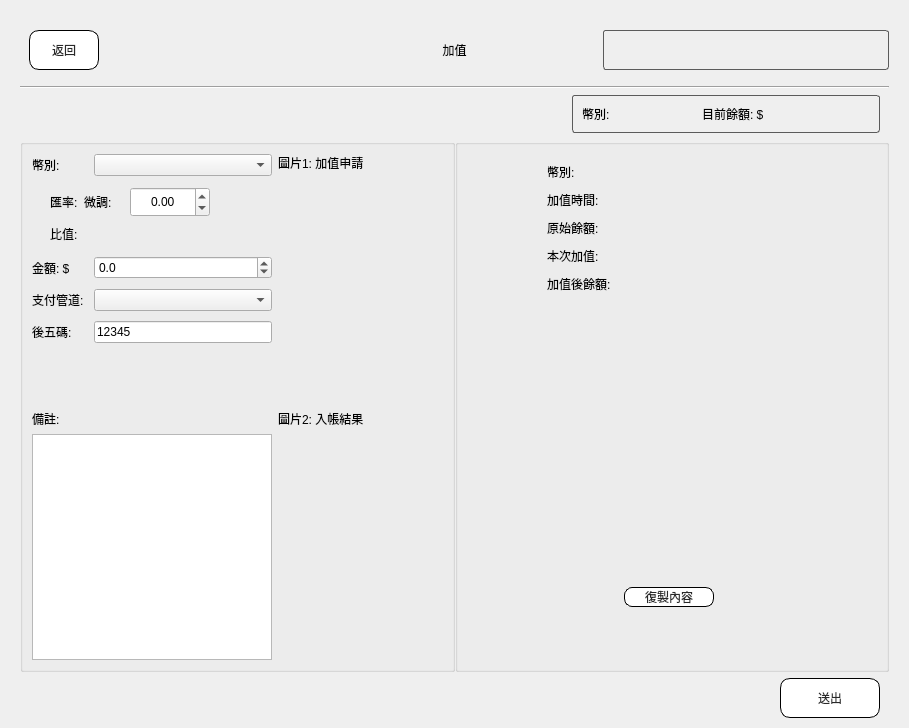
<?xml version="1.0" encoding="UTF-8"?>
<ui version="4.0">
 <class>LayerAddCost</class>
 <widget class="QWidget" name="LayerAddCost">
  <property name="geometry">
   <rect>
    <x>0</x>
    <y>0</y>
    <width>909</width>
    <height>728</height>
   </rect>
  </property>
  <property name="windowTitle">
   <string>Form</string>
  </property>
  <layout class="QGridLayout" name="gridLayout">
   <property name="leftMargin">
    <number>0</number>
   </property>
   <property name="topMargin">
    <number>0</number>
   </property>
   <property name="rightMargin">
    <number>0</number>
   </property>
   <property name="bottomMargin">
    <number>0</number>
   </property>
   <property name="spacing">
    <number>0</number>
   </property>
   <item row="0" column="0">
    <widget class="QWidget" name="wBg" native="true">
     <property name="styleSheet">
      <string notr="true">font: 18px &quot;Microsoft JhengHei UI&quot;;</string>
     </property>
     <layout class="QGridLayout" name="gridLayout_3">
      <property name="leftMargin">
       <number>20</number>
      </property>
      <property name="topMargin">
       <number>20</number>
      </property>
      <property name="rightMargin">
       <number>20</number>
      </property>
      <property name="bottomMargin">
       <number>10</number>
      </property>
      <item row="1" column="0">
       <widget class="Line" name="line">
        <property name="orientation">
         <enum>Qt::Horizontal</enum>
        </property>
       </widget>
      </item>
      <item row="2" column="0">
       <widget class="QWidget" name="wBody" native="true">
        <layout class="QGridLayout" name="gridLayout_4">
         <property name="leftMargin">
          <number>0</number>
         </property>
         <property name="topMargin">
          <number>0</number>
         </property>
         <property name="rightMargin">
          <number>0</number>
         </property>
         <property name="bottomMargin">
          <number>0</number>
         </property>
         <item row="0" column="0">
          <widget class="QWidget" name="widget_2" native="true">
           <layout class="QHBoxLayout" name="horizontalLayout_5">
            <property name="topMargin">
             <number>0</number>
            </property>
            <property name="bottomMargin">
             <number>0</number>
            </property>
            <item>
             <spacer name="horizontalSpacer_2">
              <property name="orientation">
               <enum>Qt::Horizontal</enum>
              </property>
              <property name="sizeHint" stdset="0">
               <size>
                <width>40</width>
                <height>20</height>
               </size>
              </property>
             </spacer>
            </item>
            <item>
             <widget class="QGroupBox" name="groupBox_2">
              <property name="sizePolicy">
               <sizepolicy hsizetype="Fixed" vsizetype="Preferred">
                <horstretch>0</horstretch>
                <verstretch>0</verstretch>
               </sizepolicy>
              </property>
              <property name="minimumSize">
               <size>
                <width>200</width>
                <height>0</height>
               </size>
              </property>
              <property name="styleSheet">
               <string notr="true">QGroupBox{
border-radius:3px;
color: rgb(41,41,41);
border: 1px solid #5b5b5b; }</string>
              </property>
              <layout class="QHBoxLayout" name="horizontalLayout_3">
               <item>
                <widget class="QLabel" name="label">
                 <property name="text">
                  <string>幣別:</string>
                 </property>
                </widget>
               </item>
               <item>
                <widget class="QLabel" name="lbCurrency">
                 <property name="minimumSize">
                  <size>
                   <width>80</width>
                   <height>0</height>
                  </size>
                 </property>
                 <property name="text">
                  <string/>
                 </property>
                </widget>
               </item>
               <item>
                <widget class="QLabel" name="label_3">
                 <property name="text">
                  <string>目前餘額: $</string>
                 </property>
                </widget>
               </item>
               <item>
                <widget class="QLabel" name="lbCurrentCost">
                 <property name="minimumSize">
                  <size>
                   <width>100</width>
                   <height>0</height>
                  </size>
                 </property>
                 <property name="text">
                  <string/>
                 </property>
                </widget>
               </item>
              </layout>
             </widget>
            </item>
           </layout>
          </widget>
         </item>
         <item row="1" column="0">
          <widget class="QWidget" name="widget_6" native="true">
           <property name="sizePolicy">
            <sizepolicy hsizetype="Preferred" vsizetype="Expanding">
             <horstretch>0</horstretch>
             <verstretch>0</verstretch>
            </sizepolicy>
           </property>
           <layout class="QGridLayout" name="gridLayout_5" rowstretch="0" columnstretch="1,1">
            <property name="leftMargin">
             <number>0</number>
            </property>
            <property name="topMargin">
             <number>0</number>
            </property>
            <property name="rightMargin">
             <number>0</number>
            </property>
            <property name="bottomMargin">
             <number>0</number>
            </property>
            <property name="horizontalSpacing">
             <number>0</number>
            </property>
            <property name="verticalSpacing">
             <number>10</number>
            </property>
            <item row="0" column="0">
             <widget class="QGroupBox" name="groupBox_7">
              <property name="minimumSize">
               <size>
                <width>180</width>
                <height>100</height>
               </size>
              </property>
              <property name="maximumSize">
               <size>
                <width>16777215</width>
                <height>16777215</height>
               </size>
              </property>
              <layout class="QGridLayout" name="gridLayout_6" rowstretch="1,1" columnstretch="1,1">
               <item row="0" column="0">
                <widget class="QWidget" name="widget_10" native="true">
                 <property name="sizePolicy">
                  <sizepolicy hsizetype="Fixed" vsizetype="Preferred">
                   <horstretch>0</horstretch>
                   <verstretch>0</verstretch>
                  </sizepolicy>
                 </property>
                 <property name="minimumSize">
                  <size>
                   <width>240</width>
                   <height>0</height>
                  </size>
                 </property>
                 <property name="maximumSize">
                  <size>
                   <width>240</width>
                   <height>16777215</height>
                  </size>
                 </property>
                 <layout class="QFormLayout" name="formLayout">
                  <property name="horizontalSpacing">
                   <number>10</number>
                  </property>
                  <property name="verticalSpacing">
                   <number>10</number>
                  </property>
                  <property name="leftMargin">
                   <number>0</number>
                  </property>
                  <property name="topMargin">
                   <number>0</number>
                  </property>
                  <property name="rightMargin">
                   <number>0</number>
                  </property>
                  <property name="bottomMargin">
                   <number>0</number>
                  </property>
                  <item row="0" column="0">
                   <widget class="QLabel" name="label_5">
                    <property name="text">
                     <string>幣別:</string>
                    </property>
                   </widget>
                  </item>
                  <item row="0" column="1">
                   <widget class="QComboBox" name="cbCurrency">
                    <property name="minimumSize">
                     <size>
                      <width>120</width>
                      <height>0</height>
                     </size>
                    </property>
                    <property name="maximumSize">
                     <size>
                      <width>240</width>
                      <height>16777215</height>
                     </size>
                    </property>
                   </widget>
                  </item>
                  <item row="1" column="0" colspan="2">
                   <widget class="QWidget" name="wRate" native="true">
                    <property name="minimumSize">
                     <size>
                      <width>0</width>
                      <height>60</height>
                     </size>
                    </property>
                    <layout class="QGridLayout" name="gridLayout_9">
                     <property name="leftMargin">
                      <number>18</number>
                     </property>
                     <property name="topMargin">
                      <number>1</number>
                     </property>
                     <property name="bottomMargin">
                      <number>1</number>
                     </property>
                     <item row="0" column="2">
                      <widget class="QDoubleSpinBox" name="sbAdd">
                       <property name="minimumSize">
                        <size>
                         <width>80</width>
                         <height>30</height>
                        </size>
                       </property>
                       <property name="maximumSize">
                        <size>
                         <width>80</width>
                         <height>16777215</height>
                        </size>
                       </property>
                       <property name="alignment">
                        <set>Qt::AlignCenter</set>
                       </property>
                       <property name="minimum">
                        <double>-99.000000000000000</double>
                       </property>
                       <property name="singleStep">
                        <double>0.010000000000000</double>
                       </property>
                      </widget>
                     </item>
                     <item row="1" column="1" colspan="2">
                      <widget class="QLabel" name="lbDiff">
                       <property name="text">
                        <string/>
                       </property>
                      </widget>
                     </item>
                     <item row="1" column="0">
                      <widget class="QLabel" name="label_4">
                       <property name="text">
                        <string>比值:</string>
                       </property>
                      </widget>
                     </item>
                     <item row="0" column="1">
                      <widget class="QLabel" name="label_2">
                       <property name="minimumSize">
                        <size>
                         <width>40</width>
                         <height>30</height>
                        </size>
                       </property>
                       <property name="maximumSize">
                        <size>
                         <width>40</width>
                         <height>16777215</height>
                        </size>
                       </property>
                       <property name="text">
                        <string>微調:</string>
                       </property>
                      </widget>
                     </item>
                     <item row="0" column="0">
                      <widget class="QLabel" name="lbRate">
                       <property name="minimumSize">
                        <size>
                         <width>0</width>
                         <height>30</height>
                        </size>
                       </property>
                       <property name="text">
                        <string>匯率:</string>
                       </property>
                       <property name="alignment">
                        <set>Qt::AlignLeading|Qt::AlignLeft|Qt::AlignVCenter</set>
                       </property>
                      </widget>
                     </item>
                     <item row="0" column="3">
                      <spacer name="horizontalSpacer_3">
                       <property name="orientation">
                        <enum>Qt::Horizontal</enum>
                       </property>
                       <property name="sizeHint" stdset="0">
                        <size>
                         <width>40</width>
                         <height>20</height>
                        </size>
                       </property>
                      </spacer>
                     </item>
                    </layout>
                   </widget>
                  </item>
                  <item row="3" column="0">
                   <widget class="QLabel" name="label_6">
                    <property name="text">
                     <string>金額: $ </string>
                    </property>
                   </widget>
                  </item>
                  <item row="4" column="0">
                   <widget class="QLabel" name="label_7">
                    <property name="text">
                     <string>支付管道:</string>
                    </property>
                   </widget>
                  </item>
                  <item row="5" column="0">
                   <widget class="QLabel" name="label_9">
                    <property name="text">
                     <string>後五碼:</string>
                    </property>
                   </widget>
                  </item>
                  <item row="5" column="1">
                   <widget class="QLineEdit" name="txDebitNote">
                    <property name="minimumSize">
                     <size>
                      <width>120</width>
                      <height>0</height>
                     </size>
                    </property>
                    <property name="maximumSize">
                     <size>
                      <width>240</width>
                      <height>16777215</height>
                     </size>
                    </property>
                    <property name="text">
                     <string>12345</string>
                    </property>
                   </widget>
                  </item>
                  <item row="4" column="1">
                   <widget class="QComboBox" name="cbDebit">
                    <property name="minimumSize">
                     <size>
                      <width>120</width>
                      <height>0</height>
                     </size>
                    </property>
                    <property name="maximumSize">
                     <size>
                      <width>200</width>
                      <height>16777215</height>
                     </size>
                    </property>
                   </widget>
                  </item>
                  <item row="3" column="1">
                   <widget class="QDoubleSpinBox" name="sb">
                    <property name="decimals">
                     <number>1</number>
                    </property>
                    <property name="minimum">
                     <double>-999999.000000000000000</double>
                    </property>
                    <property name="maximum">
                     <double>999999.000000000000000</double>
                    </property>
                   </widget>
                  </item>
                 </layout>
                </widget>
               </item>
               <item row="0" column="1">
                <widget class="QWidget" name="wP0" native="true">
                 <property name="sizePolicy">
                  <sizepolicy hsizetype="MinimumExpanding" vsizetype="Preferred">
                   <horstretch>0</horstretch>
                   <verstretch>0</verstretch>
                  </sizepolicy>
                 </property>
                 <property name="minimumSize">
                  <size>
                   <width>100</width>
                   <height>0</height>
                  </size>
                 </property>
                 <layout class="QGridLayout" name="gridLayout_10">
                  <property name="leftMargin">
                   <number>0</number>
                  </property>
                  <property name="topMargin">
                   <number>0</number>
                  </property>
                  <property name="rightMargin">
                   <number>0</number>
                  </property>
                  <property name="bottomMargin">
                   <number>0</number>
                  </property>
                  <property name="spacing">
                   <number>0</number>
                  </property>
                  <item row="0" column="0">
                   <widget class="QLabel" name="label_10">
                    <property name="sizePolicy">
                     <sizepolicy hsizetype="Preferred" vsizetype="Fixed">
                      <horstretch>0</horstretch>
                      <verstretch>0</verstretch>
                     </sizepolicy>
                    </property>
                    <property name="text">
                     <string>圖片1: 加值申請</string>
                    </property>
                   </widget>
                  </item>
                  <item row="1" column="0">
                   <widget class="ItemPic" name="wPic0" native="true"/>
                  </item>
                 </layout>
                </widget>
               </item>
               <item row="1" column="0">
                <widget class="QWidget" name="widget_7" native="true">
                 <property name="sizePolicy">
                  <sizepolicy hsizetype="Fixed" vsizetype="Preferred">
                   <horstretch>0</horstretch>
                   <verstretch>0</verstretch>
                  </sizepolicy>
                 </property>
                 <property name="minimumSize">
                  <size>
                   <width>240</width>
                   <height>0</height>
                  </size>
                 </property>
                 <property name="maximumSize">
                  <size>
                   <width>240</width>
                   <height>16777215</height>
                  </size>
                 </property>
                 <layout class="QVBoxLayout" name="verticalLayout">
                  <property name="leftMargin">
                   <number>0</number>
                  </property>
                  <property name="topMargin">
                   <number>0</number>
                  </property>
                  <property name="rightMargin">
                   <number>0</number>
                  </property>
                  <property name="bottomMargin">
                   <number>0</number>
                  </property>
                  <item>
                   <widget class="QLabel" name="label_8">
                    <property name="maximumSize">
                     <size>
                      <width>240</width>
                      <height>16777215</height>
                     </size>
                    </property>
                    <property name="text">
                     <string>備註:</string>
                    </property>
                   </widget>
                  </item>
                  <item>
                   <widget class="QTextEdit" name="txNote0">
                    <property name="maximumSize">
                     <size>
                      <width>240</width>
                      <height>16777215</height>
                     </size>
                    </property>
                   </widget>
                  </item>
                 </layout>
                </widget>
               </item>
               <item row="1" column="1">
                <widget class="QWidget" name="wPic_2" native="true">
                 <property name="minimumSize">
                  <size>
                   <width>100</width>
                   <height>0</height>
                  </size>
                 </property>
                 <layout class="QVBoxLayout" name="verticalLayout_2">
                  <property name="spacing">
                   <number>0</number>
                  </property>
                  <property name="leftMargin">
                   <number>0</number>
                  </property>
                  <property name="topMargin">
                   <number>0</number>
                  </property>
                  <property name="rightMargin">
                   <number>0</number>
                  </property>
                  <property name="bottomMargin">
                   <number>0</number>
                  </property>
                  <item>
                   <widget class="QLabel" name="label_11">
                    <property name="sizePolicy">
                     <sizepolicy hsizetype="Preferred" vsizetype="Fixed">
                      <horstretch>0</horstretch>
                      <verstretch>0</verstretch>
                     </sizepolicy>
                    </property>
                    <property name="text">
                     <string>圖片2: 入帳結果</string>
                    </property>
                   </widget>
                  </item>
                  <item>
                   <widget class="ItemPic" name="wPic1" native="true"/>
                  </item>
                 </layout>
                </widget>
               </item>
              </layout>
             </widget>
            </item>
            <item row="0" column="1">
             <widget class="QGroupBox" name="groupBox">
              <property name="minimumSize">
               <size>
                <width>200</width>
                <height>0</height>
               </size>
              </property>
              <layout class="QGridLayout" name="gridLayout_7">
               <property name="leftMargin">
                <number>80</number>
               </property>
               <property name="rightMargin">
                <number>80</number>
               </property>
               <item row="0" column="0">
                <widget class="QWidget" name="widget" native="true">
                 <property name="minimumSize">
                  <size>
                   <width>200</width>
                   <height>0</height>
                  </size>
                 </property>
                 <layout class="QFormLayout" name="formLayout_2">
                  <property name="horizontalSpacing">
                   <number>10</number>
                  </property>
                  <property name="verticalSpacing">
                   <number>10</number>
                  </property>
                  <item row="0" column="0">
                   <widget class="QLabel" name="lb0">
                    <property name="text">
                     <string>幣別: </string>
                    </property>
                   </widget>
                  </item>
                  <item row="0" column="1">
                   <widget class="QLabel" name="lbCurrency_2">
                    <property name="text">
                     <string/>
                    </property>
                   </widget>
                  </item>
                  <item row="1" column="0">
                   <widget class="QLabel" name="lb1">
                    <property name="text">
                     <string>加值時間: </string>
                    </property>
                   </widget>
                  </item>
                  <item row="1" column="1">
                   <widget class="QLabel" name="lbTime">
                    <property name="text">
                     <string/>
                    </property>
                   </widget>
                  </item>
                  <item row="2" column="0">
                   <widget class="QLabel" name="lb2">
                    <property name="text">
                     <string>原始餘額: </string>
                    </property>
                   </widget>
                  </item>
                  <item row="2" column="1">
                   <widget class="QLabel" name="lbCurrentCost_2">
                    <property name="text">
                     <string/>
                    </property>
                   </widget>
                  </item>
                  <item row="3" column="0">
                   <widget class="QLabel" name="lb3">
                    <property name="text">
                     <string>本次加值: </string>
                    </property>
                   </widget>
                  </item>
                  <item row="3" column="1">
                   <widget class="QLabel" name="lbAdd">
                    <property name="text">
                     <string/>
                    </property>
                   </widget>
                  </item>
                  <item row="4" column="0">
                   <widget class="QLabel" name="lb4">
                    <property name="text">
                     <string>加值後餘額: </string>
                    </property>
                   </widget>
                  </item>
                  <item row="4" column="1">
                   <widget class="QLabel" name="lbAfAdd">
                    <property name="text">
                     <string/>
                    </property>
                   </widget>
                  </item>
                  <item row="6" column="1">
                   <widget class="QPushButton" name="btnCopy">
                    <property name="maximumSize">
                     <size>
                      <width>90</width>
                      <height>16777215</height>
                     </size>
                    </property>
                    <property name="styleSheet">
                     <string notr="true">QPushButton{
font: 20px &quot;Microsoft JhengHei UI&quot;;


}



QPushButton{background-color: rgb(255, 255, 255);
border-radius:8px;
color: rgb(41,41,41);
border: 1px solid #000000; }


QPushButton:hover 
{ 
background-color: #55aaff; 
border-style: outset; 
border-width: 2px; 
font: 700 18px &quot;Microsoft JhengHei UI&quot;; 
}
QPushButton:pressed { 
border-style: outset; 
border-width: 0px; 
font: 700 24px &quot;Microsoft JhengHei UI&quot;; 
color:rgb(241,241,241);
background-color:#3c78b4;
}</string>
                    </property>
                    <property name="text">
                     <string>復製內容</string>
                    </property>
                   </widget>
                  </item>
                  <item row="5" column="1">
                   <spacer name="verticalSpacer">
                    <property name="orientation">
                     <enum>Qt::Vertical</enum>
                    </property>
                    <property name="sizeHint" stdset="0">
                     <size>
                      <width>20</width>
                      <height>40</height>
                     </size>
                    </property>
                   </spacer>
                  </item>
                 </layout>
                </widget>
               </item>
               <item row="1" column="0">
                <widget class="QWidget" name="widget_3" native="true">
                 <layout class="QGridLayout" name="gridLayout_8">
                  <item row="0" column="0">
                   <spacer name="horizontalSpacer_8">
                    <property name="orientation">
                     <enum>Qt::Horizontal</enum>
                    </property>
                    <property name="sizeHint" stdset="0">
                     <size>
                      <width>40</width>
                      <height>20</height>
                     </size>
                    </property>
                   </spacer>
                  </item>
                 </layout>
                </widget>
               </item>
              </layout>
             </widget>
            </item>
           </layout>
          </widget>
         </item>
        </layout>
       </widget>
      </item>
      <item row="0" column="0">
       <widget class="QWidget" name="wTop" native="true">
        <property name="minimumSize">
         <size>
          <width>0</width>
          <height>60</height>
         </size>
        </property>
        <property name="maximumSize">
         <size>
          <width>16777215</width>
          <height>80</height>
         </size>
        </property>
        <layout class="QHBoxLayout" name="horizontalLayout" stretch="1,1,1">
         <property name="leftMargin">
          <number>0</number>
         </property>
         <property name="topMargin">
          <number>0</number>
         </property>
         <property name="rightMargin">
          <number>0</number>
         </property>
         <property name="bottomMargin">
          <number>0</number>
         </property>
         <item>
          <widget class="QWidget" name="widget_4" native="true">
           <layout class="QHBoxLayout" name="horizontalLayout_2">
            <item>
             <widget class="QPushButton" name="btnAddCostBack">
              <property name="sizePolicy">
               <sizepolicy hsizetype="Fixed" vsizetype="Fixed">
                <horstretch>0</horstretch>
                <verstretch>0</verstretch>
               </sizepolicy>
              </property>
              <property name="minimumSize">
               <size>
                <width>70</width>
                <height>40</height>
               </size>
              </property>
              <property name="maximumSize">
               <size>
                <width>70</width>
                <height>40</height>
               </size>
              </property>
              <property name="styleSheet">
               <string notr="true">QPushButton{
font: 20px &quot;Microsoft JhengHei UI&quot;;


}



QPushButton{background-color: rgb(255, 255, 255);
border-radius:10px;
color: rgb(41,41,41);
border: 1px solid #000000; }


QPushButton:hover 
{ 
background-color: #55aaff; 
border-style: outset; 
border-width: 2px; 
font: 700 18px &quot;Microsoft JhengHei UI&quot;; 
}
QPushButton:pressed { 
border-style: outset; 
border-width: 0px; 
font: 700 24px &quot;Microsoft JhengHei UI&quot;; 
color:rgb(241,241,241);
background-color:#3c78b4;
}</string>
              </property>
              <property name="text">
               <string>返回</string>
              </property>
             </widget>
            </item>
            <item>
             <spacer name="horizontalSpacer">
              <property name="orientation">
               <enum>Qt::Horizontal</enum>
              </property>
              <property name="sizeHint" stdset="0">
               <size>
                <width>187</width>
                <height>20</height>
               </size>
              </property>
             </spacer>
            </item>
           </layout>
          </widget>
         </item>
         <item>
          <widget class="QLabel" name="lbTitle">
           <property name="styleSheet">
            <string notr="true">font: 24px &quot;Microsoft JhengHei UI&quot;;</string>
           </property>
           <property name="text">
            <string>加值</string>
           </property>
           <property name="alignment">
            <set>Qt::AlignCenter</set>
           </property>
          </widget>
         </item>
         <item>
          <widget class="QWidget" name="widget_5" native="true">
           <layout class="QGridLayout" name="gridLayout_2">
            <property name="leftMargin">
             <number>0</number>
            </property>
            <property name="topMargin">
             <number>0</number>
            </property>
            <property name="rightMargin">
             <number>0</number>
            </property>
            <property name="bottomMargin">
             <number>0</number>
            </property>
            <item row="0" column="0">
             <widget class="QGroupBox" name="groupBox_8">
              <property name="maximumSize">
               <size>
                <width>16777215</width>
                <height>40</height>
               </size>
              </property>
              <property name="styleSheet">
               <string notr="true">QGroupBox{
border-radius:3px;
color: rgb(41,41,41);
border: 1px solid #5b5b5b; }</string>
              </property>
              <layout class="QHBoxLayout" name="horizontalLayout_4">
               <property name="leftMargin">
                <number>0</number>
               </property>
               <property name="topMargin">
                <number>0</number>
               </property>
               <property name="rightMargin">
                <number>0</number>
               </property>
               <property name="bottomMargin">
                <number>0</number>
               </property>
               <item>
                <widget class="QLabel" name="lbId">
                 <property name="text">
                  <string/>
                 </property>
                 <property name="alignment">
                  <set>Qt::AlignCenter</set>
                 </property>
                </widget>
               </item>
               <item>
                <widget class="QLabel" name="lbName">
                 <property name="text">
                  <string/>
                 </property>
                </widget>
               </item>
              </layout>
             </widget>
            </item>
           </layout>
          </widget>
         </item>
        </layout>
       </widget>
      </item>
      <item row="3" column="0">
       <widget class="QWidget" name="wBottom" native="true">
        <property name="minimumSize">
         <size>
          <width>0</width>
          <height>40</height>
         </size>
        </property>
        <layout class="QHBoxLayout" name="horizontalLayout_8">
         <property name="spacing">
          <number>0</number>
         </property>
         <property name="leftMargin">
          <number>0</number>
         </property>
         <property name="topMargin">
          <number>0</number>
         </property>
         <property name="bottomMargin">
          <number>0</number>
         </property>
         <item>
          <spacer name="horizontalSpacer_6">
           <property name="orientation">
            <enum>Qt::Horizontal</enum>
           </property>
           <property name="sizeHint" stdset="0">
            <size>
             <width>658</width>
             <height>20</height>
            </size>
           </property>
          </spacer>
         </item>
         <item>
          <widget class="QPushButton" name="btnOk">
           <property name="minimumSize">
            <size>
             <width>100</width>
             <height>40</height>
            </size>
           </property>
           <property name="styleSheet">
            <string notr="true">QPushButton{
font: 20px &quot;Microsoft JhengHei UI&quot;;


}



QPushButton{background-color: rgb(255, 255, 255);
border-radius:10px;
color: rgb(41,41,41);
border: 1px solid #000000; }


QPushButton:hover 
{ 
background-color: #55aaff; 
border-style: outset; 
border-width: 2px; 
font: 700 18px &quot;Microsoft JhengHei UI&quot;; 
}
QPushButton:pressed { 
border-style: outset; 
border-width: 0px; 
font: 700 24px &quot;Microsoft JhengHei UI&quot;; 
color:rgb(241,241,241);
background-color:#3c78b4;
}</string>
           </property>
           <property name="text">
            <string>送出</string>
           </property>
          </widget>
         </item>
        </layout>
       </widget>
      </item>
     </layout>
    </widget>
   </item>
  </layout>
 </widget>
 <customwidgets>
  <customwidget>
   <class>ItemPic</class>
   <extends>QWidget</extends>
   <header>ItemPic.h</header>
   <container>1</container>
  </customwidget>
 </customwidgets>
 <resources/>
 <connections/>
</ui>
